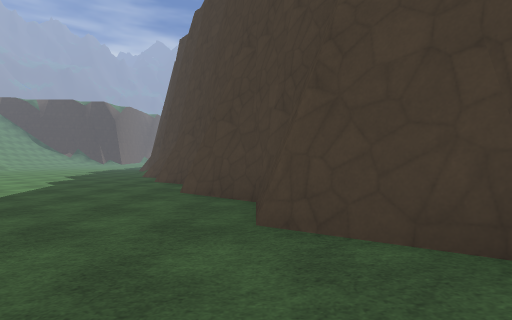
View 1 (above)

20 first-person views from a walk through a Godot game level. The camera is 1.3 m above the floor, looks level and sees 80° across. The floor is counted in squares, 2 m on a side. Each view is taken from the middle of a square. On the plan, view 1 faces up. The plan holds only what a view shows up to about 10 squares ahead; the rest is blank. The place goes on beyond the plan. Surface patterns are stand-ins for the level's own textures.

View 2
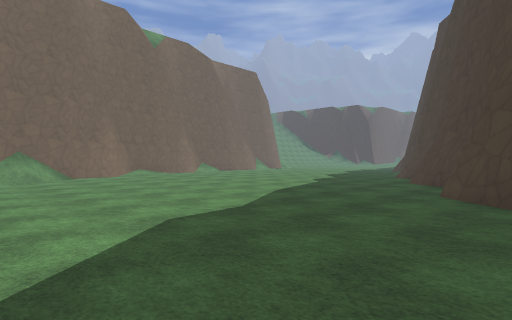

View 3
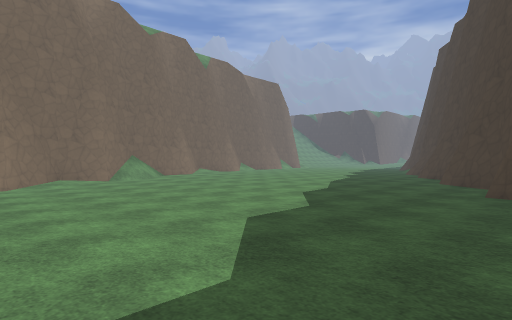

View 4
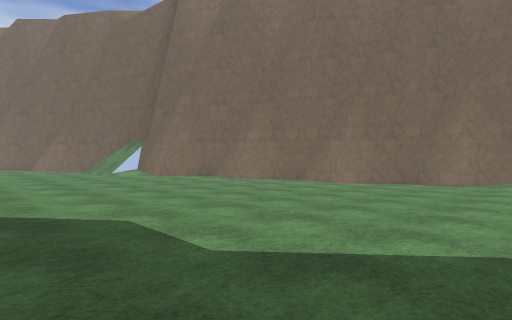

View 5
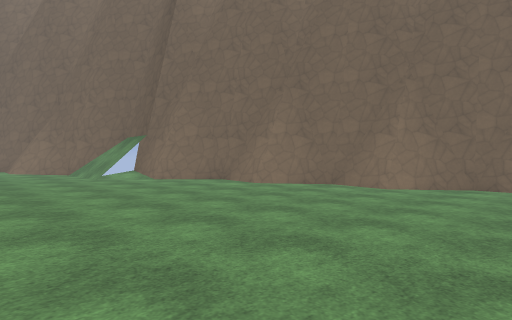

View 6
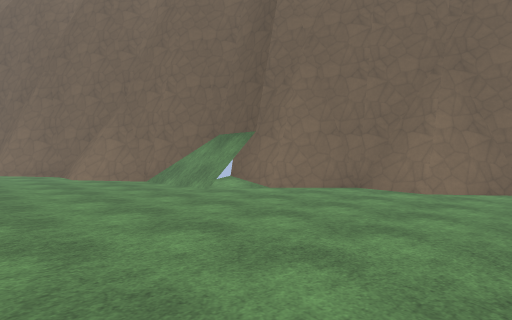

View 7
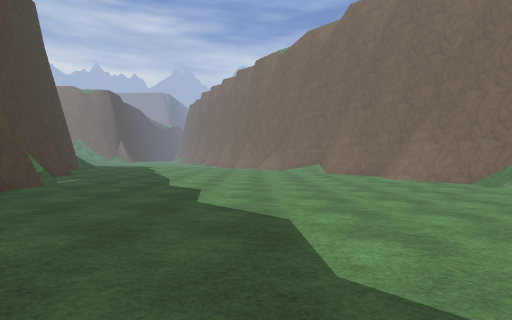

View 8
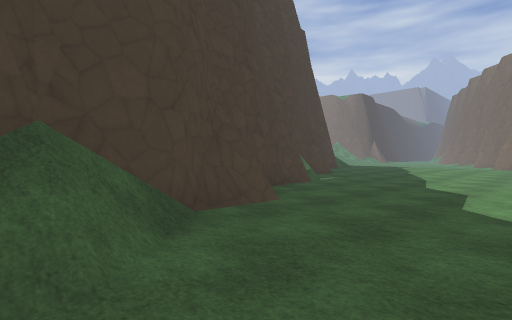

View 9
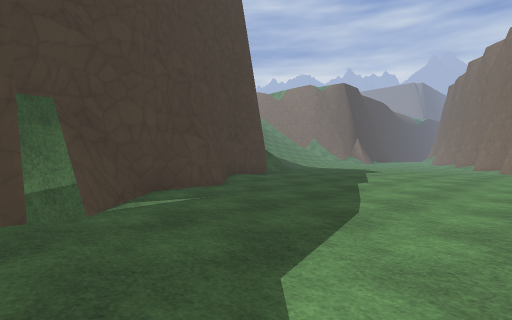

View 10
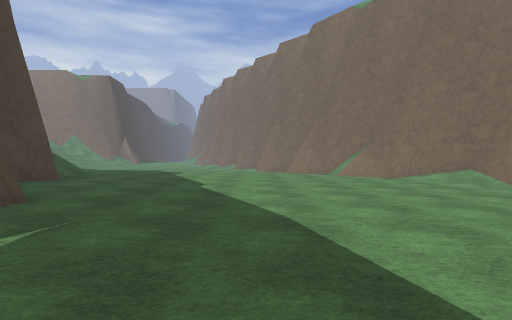

View 11
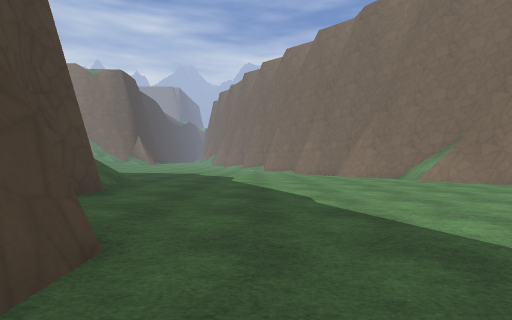

View 12
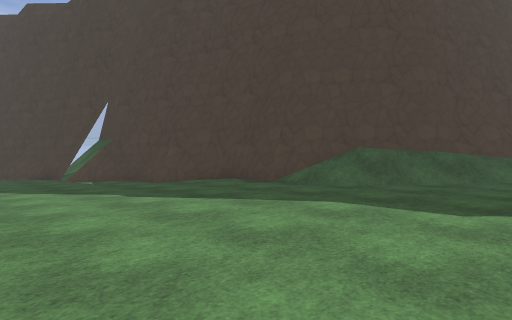

View 13
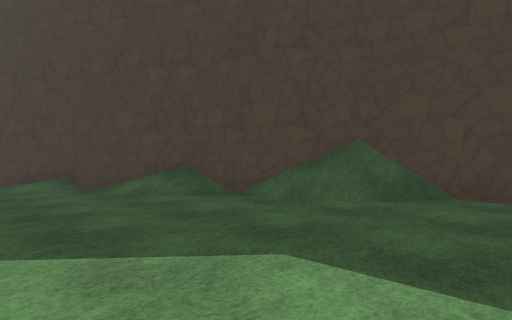

View 14
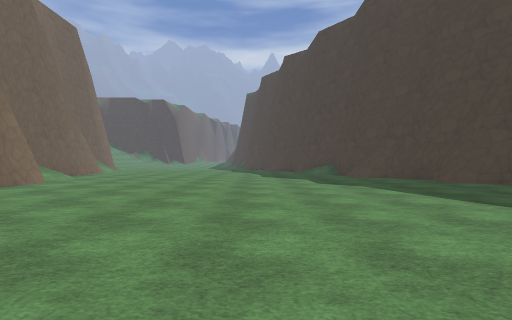

View 15
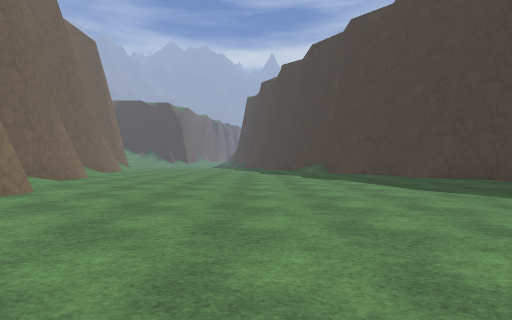

View 16
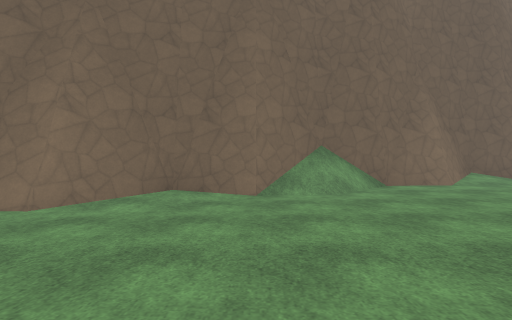

View 17
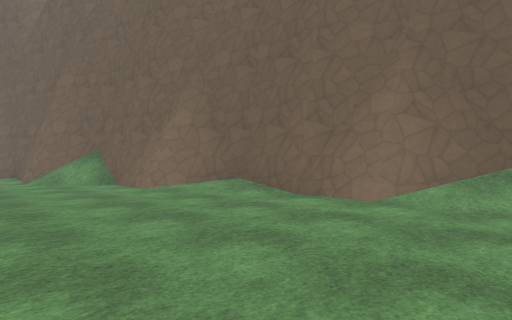

View 18
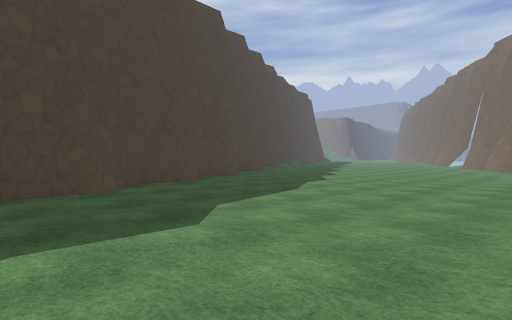

View 19
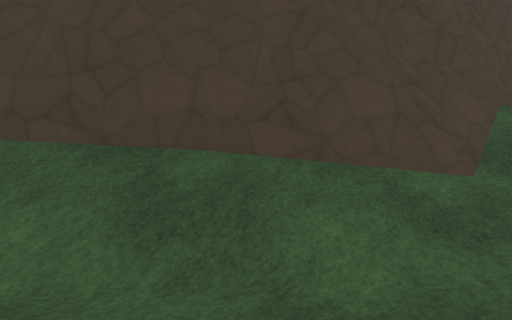

View 20
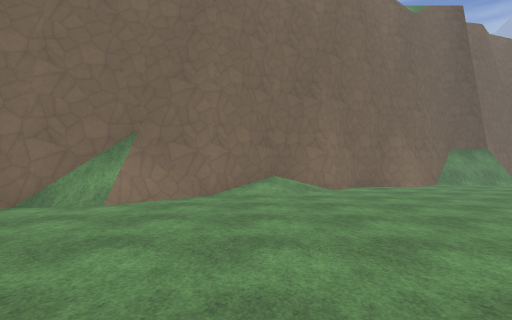

### Floor plan
Key: @ floor where view 1 was taken; # wall or solid block; . main floor; : floor 0.25 m higher than the main floor; - floor 0.25 m lower than the main floor; + floor 0.5 m higher than the main floor; * floor 0.75 m higher than the main floor; / step, stairs or slope; = window, fence, low wall or low ledge; v drop or lower ground.
Columns run from 14 left of view 1 to 19 right of it. Each row starts with its distance up from view 1.
 11 /..........#v
 10 /..........##v
  9 #..........##v
  8 #...........##
  7 #/...........#v
  6 #/...........##
  5 ##............#v
  4  ##...........#
  3   #...........##
  2   #/...........##
  1   #/............#v
  0   ##..----....@.##
 -1    #/-----....../#v
 -2    ##-----....../#
 -3     ##----......:##v
 -4      #----......:/##
 -5      #--.......:::/#
 -6      ##........:::+##
 -7       #.......:::++/#v
 -8       ##......:::++/#
 -9        ##....::::+++##
-10         #....::::+++##v
-11         #...::::+++++#v
-12         ##::::::++++++#
-13          #//:::+++++++##
-14          #//:::+++++++=#v
-15          ##/::+++++++++#v
-16           ##:++++++++++##v
-17            ##++++++++++##v
-18             #+++++++++++##
-19             ##+++++++++**#v
-20              ##+++++++***##
-21               #/++++++***/#v
-22               #/+++++****//#vv
-23               ##+++++*****//## vv
-24                ##/+++******//####v
-25                ##/++++******///=

Where each view was taken, in squares from view 1:
view 1: 0 up, 0 right, facing up
view 2: 0 up, 0 right, facing up-left
view 3: 4 down, 1 right, facing up-left
view 4: 1 down, 1 right, facing down-left
view 5: 3 down, 0 right, facing down-left
view 6: 7 down, 1 right, facing down-left
view 7: 7 down, 3 right, facing down
view 8: 7 down, 3 right, facing down-right
view 9: 13 down, 4 right, facing down-right
view 10: 13 down, 6 right, facing down
view 11: 15 down, 8 right, facing down
view 12: 25 down, 5 right, facing up-right
view 13: 10 down, 1 right, facing up-right
view 14: 1 up, 8 left, facing up
view 15: 1 down, 8 left, facing up
view 16: 0 up, 5 left, facing left
view 17: 11 up, 9 left, facing down-left
view 18: 11 up, 9 left, facing down-right
view 19: 25 down, 12 right, facing up-right
view 20: 22 down, 8 right, facing left
